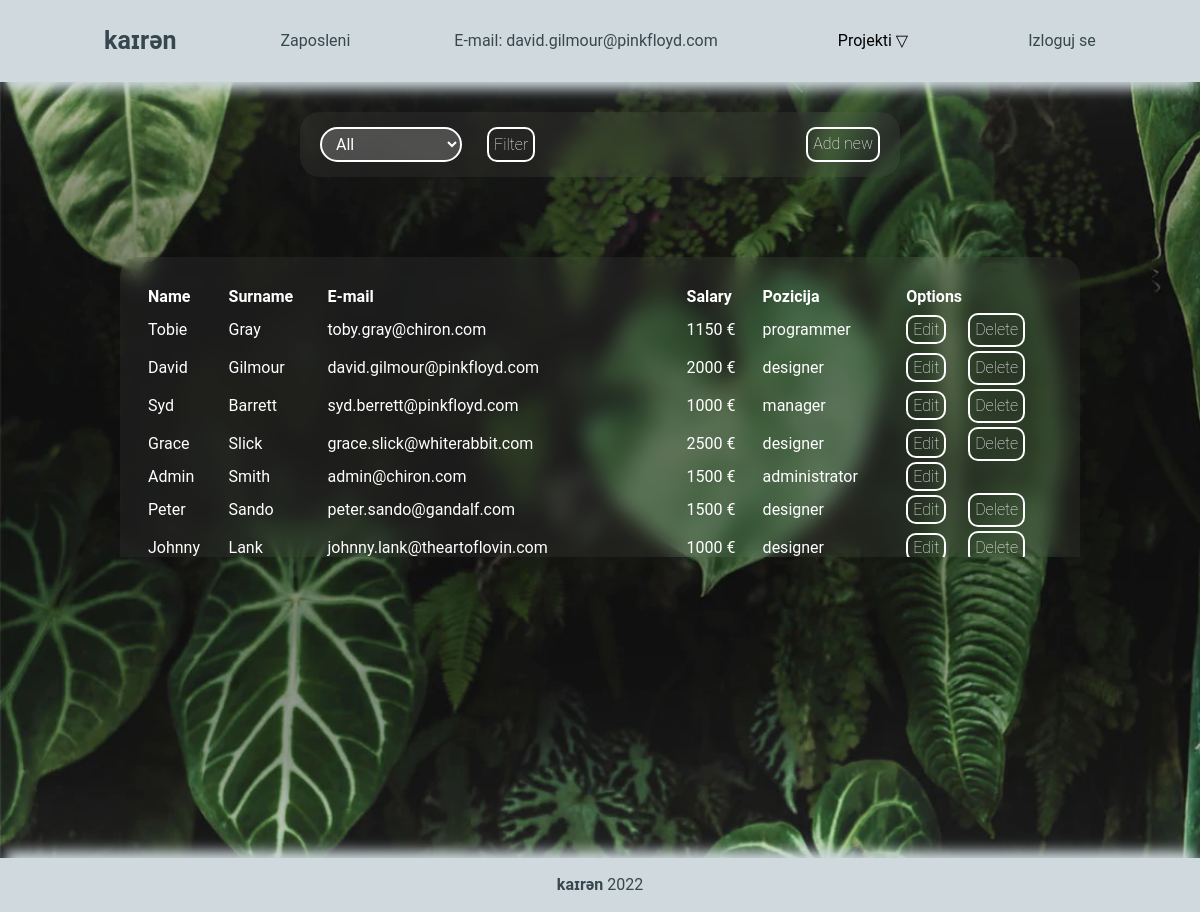
Screenshot of /dashboard/zaposleni.php (signed in) with the database file from the repository.
### tables this page shows
CREATE TABLE IF NOT EXISTS `zaposleni` (
  `id` int(11) NOT NULL AUTO_INCREMENT,
  `name` varchar(255) NOT NULL,
  `surname` varchar(255) NOT NULL,
  `email` varchar(255) NOT NULL,
  `password` varchar(255) DEFAULT NULL,
  `position_id` int(11) NOT NULL DEFAULT '1',
  `salary` int(11) NOT NULL,
  PRIMARY KEY (`id`),
  KEY `position_id` (`position_id`)
);

CREATE TABLE IF NOT EXISTS `pozicija` (
  `pozicija_id` int(11) NOT NULL AUTO_INCREMENT,
  `pozicija_name` varchar(255) NOT NULL,
  `permissions` text,
  PRIMARY KEY (`pozicija_id`)
);

### classes/zaposleni_klasa.php (the view, shortened to what this page needs)
<?php
class Zaposleni {
    public $name;
    public $surname;
    public $email;
    public $position;
    public $salary;
    public $id;
    public $display;
    function __construct($row){
        $this->name = $row['name'];
        $this->surname = $row['surname'];
        $this->email = $row['email'];
        $this->salary = $row['salary'];
        $this->id = $row['id'];
        $this->position = $row['pozicija_name'];
    }
    public function prikazi_radnika($type) {
        if($type=='lista'):
            if($this->position == 'administrator'):
                $this->display = 'none';
            endif;
            echo
        "<tr>
            <td>$this->name</td>
            <td>$this->surname</td>
            <td>$this->email</td>
            <td>$this->salary €</td>
            <td>$this->position</td>
            <td style='width:60px'><a href='edit_employee.php?id=$this->id' class='btn'>Edit</a></td>
            <td>
            <form style='display : $this->display' name='delete' action='' method='POST'>
                <input type='hidden' name='id_to_delete' value='$this->id' >
                <input type='submit' name='delete' value='Delete' class='btn'>
            </form>
        </td>
        </tr>";
        endif;
    }
}
?>

### dashboard/zaposleni.php (shortened to what this page needs)
<?php
include '../config/db_connection.php';
include '../classes/zaposleni_klasa.php';
if(isset($_GET['select_position'])):
    $position = $_GET['select_position'];
    if($position == 'All'):
        $sql = 'SELECT zaposleni.name,surname,email,position_id,salary,zaposleni.id,pozicija.pozicija_name FROM zaposleni JOIN pozicija ON zaposleni.position_id = pozicija.pozicija_id';
    else:
        $sql = "SELECT zaposleni.name,surname,email,position_id,salary,zaposleni.id,pozicija.pozicija_name FROM zaposleni JOIN pozicija ON zaposleni.position_id = pozicija.pozicija_id WHERE pozicija.pozicija_name = '$position'";
    endif;
else:
    $sql = 'SELECT zaposleni.name,surname,email,position_id,salary,zaposleni.id,pozicija.pozicija_name FROM zaposleni JOIN pozicija ON zaposleni.position_id = pozicija.pozicija_id';
endif;
$result = mysqli_query($connection, $sql);
$zaposleni = mysqli_fetch_all($result, MYSQLI_ASSOC);
?>
<!DOCTYPE html>
<html lang="en">
<?php include '../templates/header.php' ?>
<body>
<?php include '../templates/navigation.php' ?>
<div class="container zaposleni__controls">
    <form action="" class='form-select'>
        <select name="select_position" id="" class="form-select__select">
            <option value='All' class="form-select__option">All</option>
        </select>
        <input type="submit" value="Filter" class="btn">
    </form>
    <a href="new_employee.php" class="btn">Add new</a>
</div>
<div class="table-container">
    <table class="zaposleni__table">
        <thead>
            <th>Name</th>
            <th>Surname</th>
            <th>E-mail</th>
            <th>Salary</th>
            <th>Pozicija</th>
            <th colspan="2">Options</th>
        </thead>
        <tbody>
            <?php foreach($zaposleni as $row):
                $radnik = new Zaposleni($row);
                $radnik->prikazi_radnika('lista');
            endforeach; ?>
        </tbody>
    </table>
</div>
<?php include '../templates/footer.php' ?>
</body>
</html>

### assets/style.css (style rules this page uses)
*, *::before, *::after { box-sizing: border-box; }
* { margin: 0; }
a, a:focus, a:visited, a:hover { text-decoration: none; }
body { min-height: 100vh; text-rendering: optimizeSpeed; line-height: 1.5; font-family: 'Roboto', sans-serif; background-color: rgba(255, 255, 255, 0.05); background-image: url('background-image.jpg'), url('background-image.png'); background-size: cover; background-repeat:no-repeat; overflow-y:hidden; }
input, button, textarea, select { font: inherit; }
.btn { color: white; font-weight:lighter; background: transparent; border: solid white 2px; border-radius: 10px; padding: 3px 5px; cursor: pointer; }
.container { width:fit-content; margin: 30px auto; backdrop-filter: blur(10px); background-color: rgba(255, 255, 255, 0.05); padding: 15px 20px; border-radius: 20px; color: white; }
.zaposleni__controls { display: flex; justify-content: space-between; gap: 15px; width: 50%; }
.form-select { text-transform: capitalize; display: flex; gap: 25px; }
.form-select__select { background-color: rgba(255, 255, 255, 0.20); border: solid white 2px; padding: 5px 10px; color: white; border-radius: 20px; text-transform: capitalize; width: 100%; }
.form-select__option { text-transform: capitalize; background-color: grey; }
.zaposleni__table { color: white; backdrop-filter: blur(10px); background-color: rgba(255, 255, 255, 0.05); padding: 25px; margin: 50px auto 0 auto; width: 80%; border-radius: 20px; overflow-x: scroll; }
.zaposleni__table thead { text-align: left; }
.table-container { width: 100%; height: 350px; overflow-y: AUTO; }

### rows the page displays
zaposleni: name "Tobie", surname "Gray", email "toby.gray@chiron.com", salary "1150", position.pozicija_name "programmer"
zaposleni: name "David", surname "Gilmour", email "david.gilmour@pinkfloyd.com", salary "2000", position.pozicija_name "designer"
zaposleni: name "Syd", surname "Barrett", email "syd.berrett@pinkfloyd.com", salary "1000", position.pozicija_name "manager"
zaposleni: name "Grace", surname "Slick", email "grace.slick@whiterabbit.com", salary "2500", position.pozicija_name "designer"
zaposleni: name "Admin", surname "Smith", email "admin@chiron.com", salary "1500", position.pozicija_name "administrator"
zaposleni: name "Peter", surname "Sando", email "peter.sando@gandalf.com", salary "1500", position.pozicija_name "designer"
zaposleni: name "Johnny", surname "Lank", email "johnny.lank@theartoflovin.com", salary "1000", position.pozicija_name "designer"

### other values shown
$_SESSION['email'] "david.gilmour@pinkfloyd.com"
